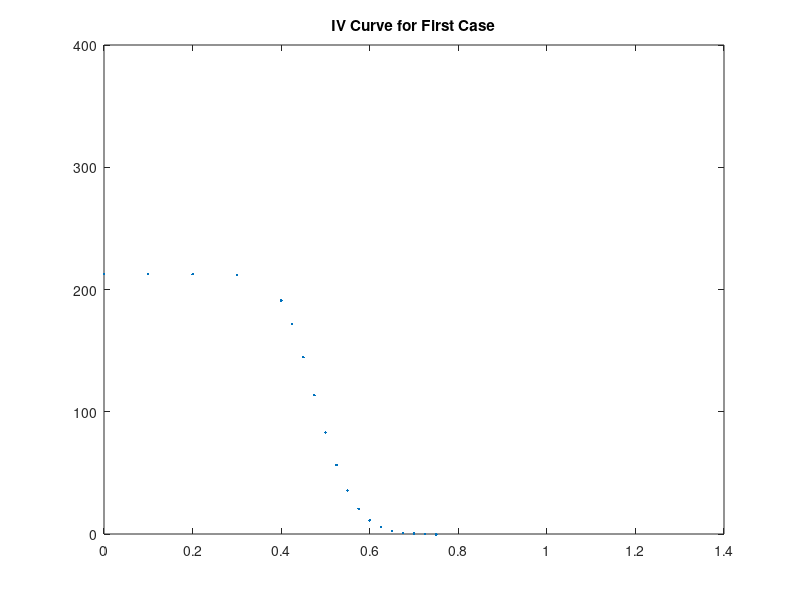
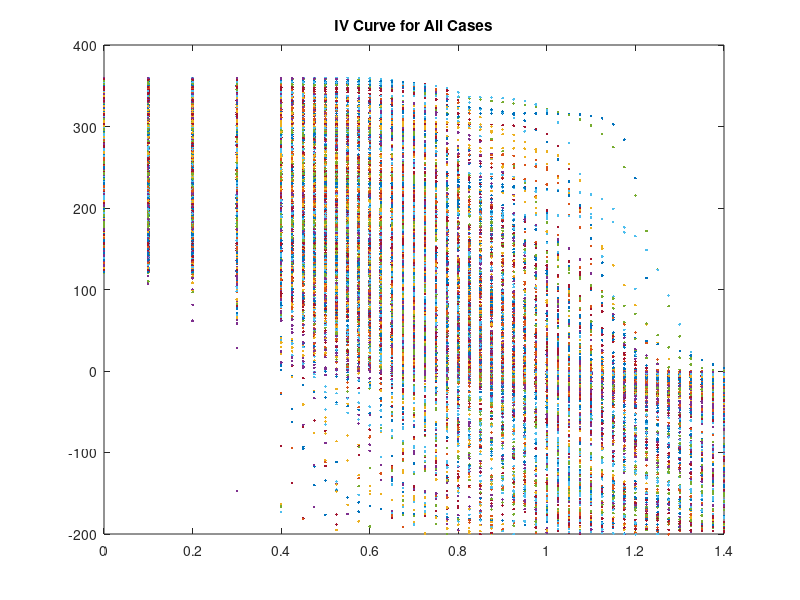
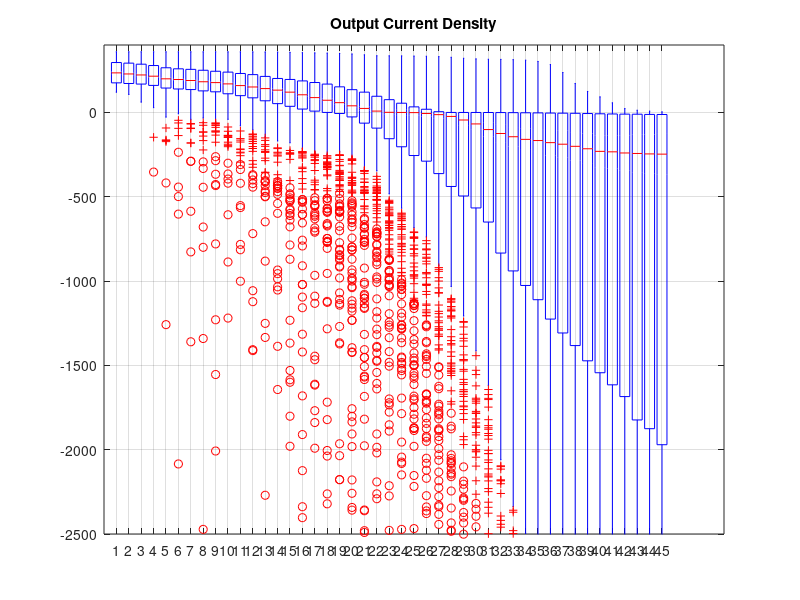
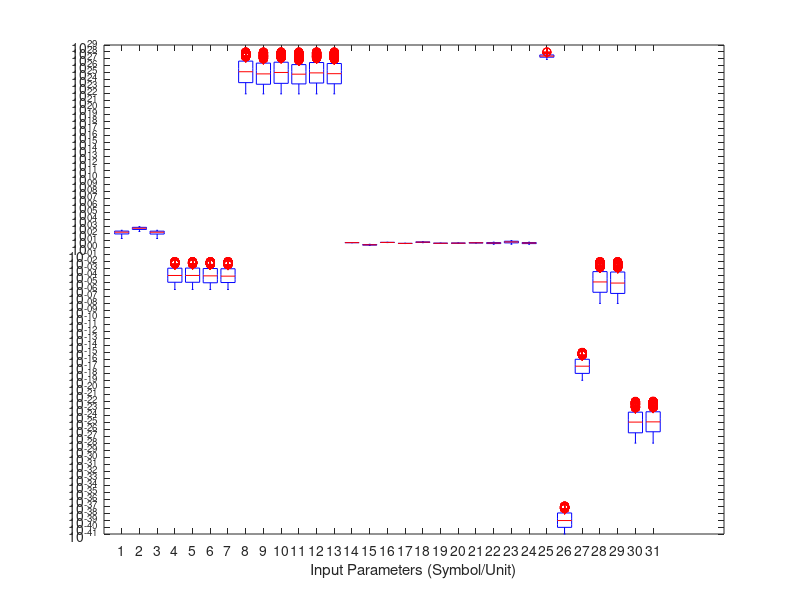

Here is the MATLAB script that generated these plots, in order: (Note: this script raises an error after producing the figures.)
%%------------------------------------------------------------------------
% Code to load and postprocess raw data from COMSOL simulations of a
% single-junction perovskite solar cell. See Zhao Xinhai's PhD thesis for
% more details on the generation of the data.

%% PREPROCESSING
clear
format long
close all
clc
set(0,'DefaultFigureWindowStyle','docked') 
%% LOAD DATA

% Load input and output data from the text files
Output = load('iV_m.txt'); % output in the form of current density, A/m^2
Input = load('LHS_parameters_m.txt'); % 31 input parameters

% see MATLAB file for COMSOL sweep that defines the applied voltage range
Va = [0:0.1:0.4,0.425:0.025:1.4]; % applied voltage, V;

N = length(Output); % number of cases


%% iV-curve for the first case
figure(1)
plot(Va,Output(1,:),'.')
ylim([0 400])
title('IV Curve for First Case')


%% iV-curves for all cases
figure(2)
% We visualise the raw data
for i=1:N
    plot(Va,Output(i,:),'.')
    hold on
end
ylim([-200 400])
title('IV Curve for All Cases')


%% Output current density
figure(3)
boxplot(Output)
ylim([-2500 400])
grid on
title('Output Current Density')


%% Input data
figure(4)
boxplot(Input)
set(gca, 'YScale', 'log');
% Typesetting: labels for the inputs
xlabel("Input Parameters (Symbol/Unit)")

labels = {'\textit{$l^{\mathrm{H}}$}(nm)', '\textit{$l^{\mathrm{P}}$}(nm)', '\textit{$l^{\mathrm{E}}$}(nm)', ... % Layer thickness of H, P, E
          '$\mu^{\mathrm{H}}_{h}$($\mathrm{m^{2}\cdot V^{-1}\cdot s^{-1}})$', '$\mu^{\mathrm{P}}_{h}$($\mathrm{m^{2}\cdot V^{-1}\cdot s^{-1}})$', ... % Hole mobility in H, P
          '$\mu^{\mathrm{P}}_{e}$($\mathrm{m^{2}\cdot V^{-1}\cdot s^{-1}})$', '$\mu^{\mathrm{E}}_{e}$($\mathrm{m^{2}\cdot V^{-1}\cdot s^{-1}})$', ... % Electron mobility in P, E
          '\textit{$N^{\mathrm{H}}_{v}$}($\mathrm{m^{-3}})$', '\textit{$N^{\mathrm{H}}_{c}$}($\mathrm{m^{-3}})$', ... % Valence and Conduction band density of state in H
          '\textit{$N^{\mathrm{E}}_{v}$}($\mathrm{m^{-3}})$', '\textit{$N^{\mathrm{E}}_{c}$}($\mathrm{m^{-3}})$', ... % Valence and Conduction band density of state in E
          '\textit{$N^{\mathrm{P}}_{v}$}($\mathrm{m^{-3}})$', '\textit{$N^{\mathrm{P}}_{c}$}($\mathrm{m^{-3}})$', ... % Valence and Conduction band density of state in P
          '$\chi^{\mathrm{H}}_{h}$(eV)', '$\chi^{\mathrm{H}}_{e}$(eV)', ... % Hole ionization potential and Electron affinity in H
          '$\chi^{\mathrm{P}}_{h}$(eV)', '$\chi^{\mathrm{P}}_{e}$(eV)', ... % Hole ionization potential and Electron affinity in P
          '$\chi^{\mathrm{E}}_{h}$(eV)', '$\chi^{\mathrm{E}}_{e}$(eV)', ... % Hole ionization potential and Electron affinity in E
          '\textit{$W_{\mathrm{B}}$}(eV)', '\textit{$W_{\mathrm{F}}$}(eV)', ... % Work function of B and F
          '$\varepsilon^{\mathrm{H}}$', '$\varepsilon^{\mathrm{P}}$', '$\varepsilon^{\mathrm{E}}$', ... % Relative permittivity in H, P, E
          '\textit{$G_{\mathrm{avg}}$}($\mathrm{m^{-3}\cdot s^{-1}}$)', ... % Average charge carrier generation rate in P
          '\textit{$A_{(e, h)}$}($\mathrm{m^{6}\cdot s^{-1}}$)', ... % Auger recombination coefficient in P
          '\textit{$B_{\mathrm{rad}}$}($\mathrm{m^{3}\cdot s^{-1}}$)', ... % Radiative recombination coefficient in P
          '$\tau_{e}$(s)', '$\tau_{h}$(s)', ... % Electron and Hole lifetime in P
          '$\nu_{\mathrm{II}}$($\mathrm{m^{4}\cdot s^{-1}}$)', '$\nu_{\mathrm{III}}$($\mathrm{m^{4}\cdot s^{-1}}$)', ... % Interface recombination velocity at II and III
          '$\mathrm{{V}_{a}}$($\mathrm{V}$)'}; % Applied Voltage

ax = gca; % Get current axes
ax.XTick = 1:31; % Ensure there are 32 ticks
set(gca,'TickLabelInterpreter','latex'); 
ax.XTickLabel= labels; % Assign labels
%set(gca,'fontsize',15)
title('Range of Input Parameters')
grid on;

%% Mean, Min, and Max Current Density
figure(5)
curr_den_mean = mean(Output);
curr_den_max = max(Output);
curr_den_min = min(Output);
plot(Va, curr_den_mean, 'LineWidth', 2)
hold on
plot(Va, curr_den_min, 'LineWidth', 2)
plot(Va, curr_den_max, 'LineWidth', 2)
hold off
% ylim([-2500 400])
ylim([-400 400])
legend(["Mean", "Min", "Max"], 'Location', 'best')
grid on
title('Mean, Minimum, and Maximum J-V Curves')

%% Input data - Split boxplot into subplots for multiple figures
% Set up parameter groups
groups = {1:3, 4:7, 8:13, 14:19, 20:21, 22:24, 25, 26, 27, 28:29, 30:31};
titles = {"Layer Thicknesses", ...
    "Charge Carrier Mobilities", ...
    "Band Densities of State", ...
    "Hole Ionization Potentials and Electron Affinities", ...
    "Work Function of Electrodes", ...
    "Relative Permittivities", ...
    "Average Charge Carrier Generation Rate", ...
    "Auger Recombination Coefficient", ...
    "Radiative Recombination Coefficient", ...
    "Charge Carrier Lifetimes in AL", ...
    "Interface Recombination Velocities"}

% Initialize figure counter
figureCounter = 1;

% Loop through each group
for i = 7:9
    % Create a new figure for the group
    figure;
    if i == 7 || i == 8 || i == 9
        subplot(2, 3, 1);
    end
    
    % Select the columns of input data for the current group
    groupData = Input(:, groups{i});
    
    % Plot the boxplot for the current group
    boxplot(groupData);
    set(gca, 'YScale', 'log');
    
    % Set x-tick labels corresponding to the current group
    labelsGroup = labels(groups{i});
    ax = gca; % Get current axes
    ax.XTick = 1:length(groups{i}); % Ensure correct number of ticks
    set(gca, 'TickLabelInterpreter', 'latex');
    ax.XTickLabel = labelsGroup; % Assign labels for the group
    grid on;
    
    % Add a title to the figure
    title(titles(i), 'Interpreter', 'latex');
    
    % Save the figure
    saveas(gcf, ['Group_' num2str(figureCounter) '.png']);
    
    % Increment the figure counter
    figureCounter = figureCounter + 1;
end